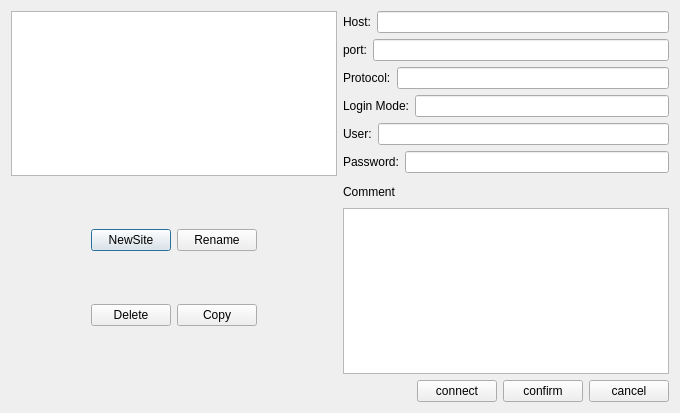
<?xml version="1.0" encoding="UTF-8"?>
<ui version="4.0">
 <class>CSiteManager</class>
 <widget class="QDialog" name="CSiteManager">
  <property name="geometry">
   <rect>
    <x>0</x>
    <y>0</y>
    <width>680</width>
    <height>413</height>
   </rect>
  </property>
  <property name="windowTitle">
   <string>Dialog</string>
  </property>
  <layout class="QGridLayout" name="gridLayout_3">
   <item row="0" column="0">
    <layout class="QGridLayout" name="gridLayout_2">
     <item row="0" column="0">
      <widget class="QListView" name="siteListView"/>
     </item>
     <item row="0" column="1">
      <layout class="QVBoxLayout" name="verticalLayout_2">
       <item>
        <layout class="QHBoxLayout" name="horizontalLayout_7">
         <item>
          <widget class="QLabel" name="hostLabel">
           <property name="text">
            <string>Host:</string>
           </property>
          </widget>
         </item>
         <item>
          <widget class="QLineEdit" name="hostLineEdit"/>
         </item>
        </layout>
       </item>
       <item>
        <layout class="QHBoxLayout" name="horizontalLayout_8">
         <item>
          <widget class="QLabel" name="portLabel">
           <property name="text">
            <string>port:</string>
           </property>
          </widget>
         </item>
         <item>
          <widget class="QLineEdit" name="portLineEdit"/>
         </item>
        </layout>
       </item>
       <item>
        <layout class="QHBoxLayout" name="horizontalLayout_6">
         <item>
          <widget class="QLabel" name="protocolLabel">
           <property name="text">
            <string>Protocol:</string>
           </property>
          </widget>
         </item>
         <item>
          <widget class="QLineEdit" name="protocolLineEdit"/>
         </item>
        </layout>
       </item>
       <item>
        <layout class="QHBoxLayout" name="horizontalLayout_3">
         <item>
          <widget class="QLabel" name="loginModeLabel">
           <property name="text">
            <string>Login Mode:</string>
           </property>
          </widget>
         </item>
         <item>
          <widget class="QLineEdit" name="loginModelineEdit"/>
         </item>
        </layout>
       </item>
       <item>
        <layout class="QHBoxLayout" name="horizontalLayout_4">
         <item>
          <widget class="QLabel" name="usernameLabel">
           <property name="text">
            <string>User:</string>
           </property>
          </widget>
         </item>
         <item>
          <widget class="QLineEdit" name="usernameLineEdit"/>
         </item>
        </layout>
       </item>
       <item>
        <layout class="QHBoxLayout" name="horizontalLayout_5">
         <item>
          <widget class="QLabel" name="passwordLabel">
           <property name="text">
            <string>Password:</string>
           </property>
          </widget>
         </item>
         <item>
          <widget class="QLineEdit" name="passwordLineEdit"/>
         </item>
        </layout>
       </item>
      </layout>
     </item>
     <item row="1" column="0">
      <layout class="QHBoxLayout" name="horizontalLayout">
       <item>
        <spacer name="lefthorizontalSpacer">
         <property name="orientation">
          <enum>Qt::Horizontal</enum>
         </property>
         <property name="sizeHint" stdset="0">
          <size>
           <width>40</width>
           <height>20</height>
          </size>
         </property>
        </spacer>
       </item>
       <item>
        <layout class="QGridLayout" name="gridLayout">
         <item row="0" column="0">
          <widget class="QPushButton" name="newSiteBtn">
           <property name="text">
            <string>NewSite</string>
           </property>
          </widget>
         </item>
         <item row="1" column="1">
          <widget class="QPushButton" name="copyBtn">
           <property name="text">
            <string>Copy</string>
           </property>
          </widget>
         </item>
         <item row="0" column="1">
          <widget class="QPushButton" name="renameBtn">
           <property name="text">
            <string>Rename</string>
           </property>
          </widget>
         </item>
         <item row="1" column="0">
          <widget class="QPushButton" name="deleteBtn">
           <property name="text">
            <string>Delete</string>
           </property>
          </widget>
         </item>
        </layout>
       </item>
       <item>
        <spacer name="righthorizontalSpacer">
         <property name="orientation">
          <enum>Qt::Horizontal</enum>
         </property>
         <property name="sizeHint" stdset="0">
          <size>
           <width>40</width>
           <height>20</height>
          </size>
         </property>
        </spacer>
       </item>
      </layout>
     </item>
     <item row="1" column="1">
      <layout class="QVBoxLayout" name="verticalLayout">
       <item>
        <layout class="QHBoxLayout" name="horizontalLayout_2">
         <item>
          <widget class="QLabel" name="commentLable">
           <property name="text">
            <string>Comment</string>
           </property>
          </widget>
         </item>
         <item>
          <spacer name="horizontalSpacer">
           <property name="orientation">
            <enum>Qt::Horizontal</enum>
           </property>
           <property name="sizeHint" stdset="0">
            <size>
             <width>40</width>
             <height>20</height>
            </size>
           </property>
          </spacer>
         </item>
        </layout>
       </item>
       <item>
        <widget class="QTextEdit" name="commentTextEdit"/>
       </item>
      </layout>
     </item>
     <item row="2" column="1">
      <layout class="QHBoxLayout" name="horizontalLayout_9">
       <item>
        <spacer name="horizontalSpacer_2">
         <property name="orientation">
          <enum>Qt::Horizontal</enum>
         </property>
         <property name="sizeHint" stdset="0">
          <size>
           <width>40</width>
           <height>20</height>
          </size>
         </property>
        </spacer>
       </item>
       <item>
        <widget class="QPushButton" name="connectBtn">
         <property name="text">
          <string>connect</string>
         </property>
        </widget>
       </item>
       <item>
        <widget class="QPushButton" name="confirmBtn">
         <property name="text">
          <string>confirm</string>
         </property>
        </widget>
       </item>
       <item>
        <widget class="QPushButton" name="cancelBtn">
         <property name="text">
          <string>cancel</string>
         </property>
        </widget>
       </item>
      </layout>
     </item>
    </layout>
   </item>
  </layout>
 </widget>
 <resources/>
 <connections/>
</ui>
